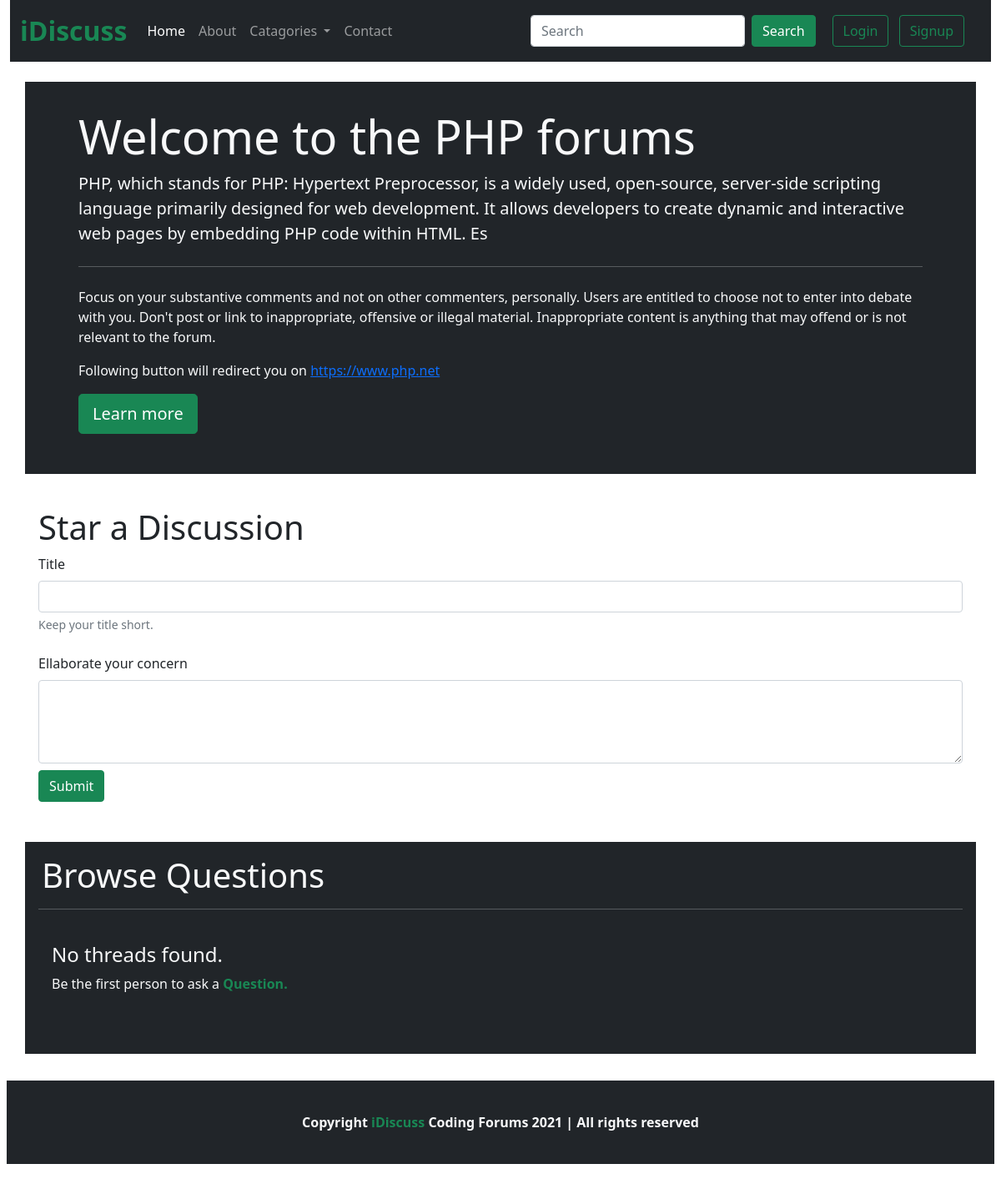
The app's page /threadlist.php?catid=2 with its own data.
### tables this page shows
CREATE TABLE `categories` (
  `category_id` int(11) NOT NULL,
  `category_name` varchar(255) NOT NULL,
  `category_discription` varchar(255) NOT NULL,
  `created_at` datetime NOT NULL DEFAULT current_timestamp(),
  `image_url` varchar(255) DEFAULT NULL,
  `website` varchar(255) NOT NULL
);

### threadlist.php (the view, shortened to what this page needs)
<?php
include('./partials/_dbconnect.php'); ?>
<?php
$id = $_GET['catid'];
$sql = "SELECT * FROM `categories` WHERE category_id=$id";
$result = mysqli_query($conn, $sql);
while ($row = mysqli_fetch_assoc($result)) {
    $catname = $row['category_name'];
    $catdesc = $row['category_discription'];
    $web = $row['website'];
};
?>
<?php
include('./partials/_header.php');
?>
<div class="container my-4 p-3 bg-dark text-light">
    <div class="jumbotron bg-dark text-light px-5 py-3">
        <h1 class="display-4"><b>Welcome to the <?php echo $catname ?> forums</b></h1>
        <p class="lead"> <?php echo $catdesc ?></p>
        <hr class="my-4">
        <p>Focus on your substantive comments and not on other commenters, personally. Users are entitled to choose not to enter into debate with you. Don't post or link to inappropriate, offensive or illegal material. Inappropriate content is anything that may offend or is not relevant to the forum.</p>
        <p class="lead">
        <p>Following button will redirect you on <a href="<?php echo $web ?>"><?php echo $web ?></a> </p>
        <a class="btn btn-success btn-lg my-auto" href="<?php echo $web ?>" role="button">Learn more</a>
        </p>
    </div>
</div>
<div class="container p-3">
    <h1>Star a Discussion</h1>
    <form class="" method="post" action="<?php echo $_SERVER['REQUEST_URI'] ?>">
        <div class="mb-3">
            <label for="thread_title" name="thread_title" class="form-label">Title</label>
            <input type="text" class="form-control" id="thread_title" name="thread_title" aria-describedby="emailHelp">
            <div id="emailHelp" class="form-text">Keep your title short.</div>
        </div>
        <div class="form-group">
            <label for="thread_desc" class="py-2">Ellaborate your concern</label>
            <textarea class="form-control" id="thread_desc" name="thread_desc" style="height: 100px"></textarea>
        </div>
        <button type="submit" class="btn btn-success my-2">Submit</button>
    </form>
</div>
<?php
$noResult = true;
echo '<div class="container my-4 p-3 bg-dark text-light">
        <h1 class="px-1">Browse Questions</h1>
        <hr>';
if ($noResult) {
    echo '
        <div class=" my-4 p-3">
            <h4>No threads found.</h4>
            <p>Be the first person to ask a <b><a href="#thread_title" class="text-decoration-none text-success">Question.</a></p>
         </div>
    </div>
    ';
}
?>
<?php include('_footer.php'); ?>

### partials/_header.php (style rules this page uses)
* { margin:0; padding:0 box-sizing: border-box; }

### records on screen
categories: category_name "PHP", category_discription "PHP, which stands for PHP: Hypertext Preprocessor, is a widely used, open-source, server-side scripting language primarily designed for web development. It allows developers to create dynamic and interactive web pages by embedding PHP code within HTML. Es", website "https://www.php.net"
